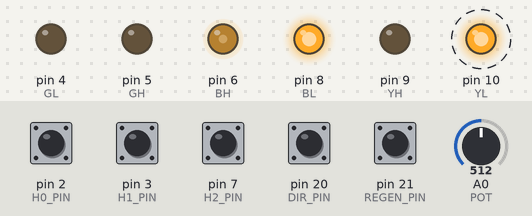
Simulated run of this sketch. Board: SparkFun Pro Micro, built with avr-gcc and run on an emulated ATmega32U4. Shown: output pins drawn as LEDs (lit = HIGH). Dashed ring = blinking. The inputs (shaded band) are chosen by the test bench; at power-on: pin 2 (H0_PIN), pin 3 (H1_PIN), pin 7 (H2_PIN), pin 20 (DIR_PIN), pin 21 (REGEN_PIN) HIGH, A0 (POT) = 512.

Above: at 1.2 s.
1.3 s: A0 (POT) set to 62
At 2.1 s:
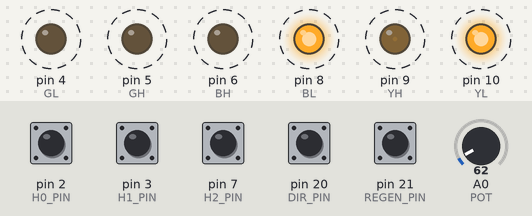
4.3 s: A0 (POT) set to 52
At 4.3 s:
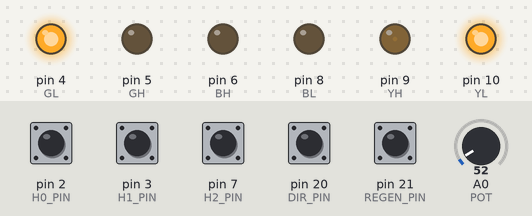
5.8 s: pin 2 (H0_PIN) pulled LOW for 0.15 s
At 7.0 s:
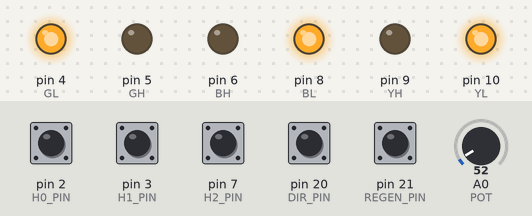
7.4 s: A0 (POT) set to 716
At 8.29 s:
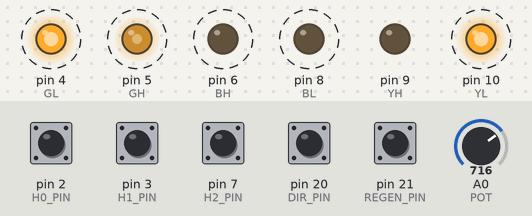
10.4 s: A0 (POT) set to 1023
13.4 s: pin 20 (DIR_PIN) pulled LOW for 0.15 s
Timing chart, 0 to 17.4 s (numbered marks = the images above; inputs shaded):
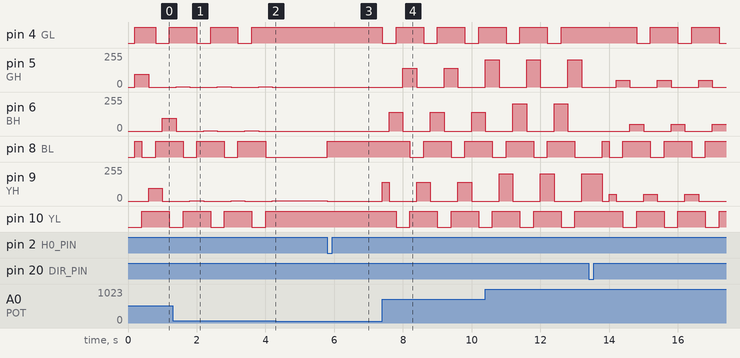

Measured:
- the behaviour switches between 56 and 55 on A0 (POT) (found by bisection; images 1 and 2)
- after the input at 4.3 s, pin 4 (GL): stays HIGH (without the input it goes to LOW after 0.10 s); pin 5 (GH): stays 0/255 (without the input it goes to 2/255 after 0.70 s)
- after the input at 5.8 s, pin 8 (BL): LOW → HIGH at once; pin 9 (YH): 2/255 → 0/255 at once
- after the input at 7.4 s, pin 4 (GL): alternates HIGH for 0.80 s and LOW for 0.40 s, starting at once; pin 5 (GH): alternates 139/255 for 0.40 s and 0/255 for 0.80 s, starting after 0.60 s
- by itself, pin 4 (GL), pin 8 (BL), pin 10 (YL): alternates HIGH for 0.80 s and LOW for 0.40 s
- by itself, pin 5 (GH), pin 6 (BH), pin 9 (YH): alternates 2/255 for 0.40 s and 0/255 for 0.80 s

The sketch:

codigoFrenadoRegenerativo.ino
```cpp
// Control BLDC con Arduino Pro Micro
// Giro en sentido directo, inverso y frenado regenerativo

// Pines de los transistores
const int GH = 5;  // GREEN alto  (PWM)  -> MOSFET alto fase verde
const int GL = 4;  // GREEN bajo  (DIG)  -> MOSFET bajo fase verde

const int BH = 6;  // BLUE  alto  (PWM)  -> MOSFET alto fase azul
const int BL = 8;  // BLUE  bajo  (DIG)  -> MOSFET bajo fase azul

const int YH = 9;   // YELLOW alto (PWM)  -> MOSFET alto fase amarilla
const int YL = 10;  // YELLOW bajo (DIG)  -> MOSFET bajo fase amarilla

// Potenciómetro --> acelerador
const int POT = A0;

// Pines de los sensores Hall con interrupciones
const int H0_PIN = 2;  // Hall 0
const int H1_PIN = 3;  // Hall 1
const int H2_PIN = 7;  // Hall 2

// Pin de selección de sentido (D20 o D21)
const int DIR_PIN = 20;   // Sentido de giro (HIGH = directo, LOW = inverso)
// Pin de habilitación de frenado regenerativo
const int REGEN_PIN = 21; // Habilita frenado regenerativo cuando está en HIGH

// Constantes de sentido
const int SENTIDO_DIRECTO = 0;
const int SENTIDO_INVERSO = 1;

// Límites de PWM
const int PWM_MAX_DIRECTO = 204;  // ~80% de 255
const int PWM_MAX_INVERSO = 51;   // ~20% de 255
const int PWM_REGEN       = 77;   // ~30% de 255

// Variables globales
int PWM;                          // Para controlar el PWM del motor
unsigned long lastChangeTime = 0; // Momento del último cambio de los Hall
const unsigned long timeout = 200;  // Tiempo para forzar siguiente paso en tracción (200 ms)

// Tiempo para considerar que el motor se ha parado en modo regenerativo
const unsigned long tiempoParadaRegen = 600;  // ms aprox

// Sentidos
int sentidoSeleccionado = SENTIDO_DIRECTO;
int sentidoActual       = SENTIDO_DIRECTO;  // Sentido con el que está conmutando el puente

// Regenerativo
bool regenHabilitado = false;            // Estado de la entrada REGEN_PIN
bool enRegen         = false;            // Indica si estamos frenando regenerativamente
int sentidoPendiente = SENTIDO_DIRECTO;  // Sentido al que cambiaremos después de frenar

// Secuencias de conmutación en tracción
// Directo
int secuenciaDirecta[6] = { 0b110, 0b100, 0b101, 0b001, 0b011, 0b010 };
// Inverso
int secuenciaInversa[6] = { 0b010, 0b011, 0b001, 0b101, 0b100, 0b110 };
int indiceSecuencia = 0;

// Función auxiliar: comprueba si el motor sigue girando
bool motorGirando(unsigned long ahora) {
  // Considero que sigue girando si ha habido cambios de Hall hace poco
  return (ahora - lastChangeTime) < tiempoParadaRegen;
}

//------------------------------------------------------------------------------

void setup() {

  // Sensores Hall como entrada con pullup interno
  pinMode(H0_PIN, INPUT_PULLUP);
  pinMode(H1_PIN, INPUT_PULLUP);
  pinMode(H2_PIN, INPUT_PULLUP);

  // Salidas de potencia
  pinMode(GH, OUTPUT);
  pinMode(GL, OUTPUT);
  pinMode(BH, OUTPUT);
  pinMode(BL, OUTPUT);
  pinMode(YH, OUTPUT);
  pinMode(YL, OUTPUT);

  // Entradas de selección de sentido y regenerativo
  pinMode(DIR_PIN, INPUT_PULLUP);    // Asumo interruptor a GND
  pinMode(REGEN_PIN, INPUT_PULLUP);  // Asumo interruptor a GND

  // Interrupciones (cada vez que cambie cualquier sensor de efecto Hall)
  attachInterrupt(digitalPinToInterrupt(H0_PIN), ISR_Halls, CHANGE);
  attachInterrupt(digitalPinToInterrupt(H1_PIN), ISR_Halls, CHANGE);
  attachInterrupt(digitalPinToInterrupt(H2_PIN), ISR_Halls, CHANGE);

  // Ajuste de frecuencia PWM alta (~31 kHz aprox)
  TCCR1B = TCCR1B & 0b11111000 | 0x01;  // Timer1 -> pin 9,10
  TCCR3B = TCCR3B & 0b11111000 | 0x01;  // Timer3 -> pin 5
  TCCR4B = TCCR4B & 0b11111000 | 0x01;  // Timer4 -> pin 6,13
}

//------------------------------------------------------------------

void loop() {
  unsigned long ahora = millis();  // Leo el tiempo actual

  // 1) Leo el sentido solicitado
  int dirPinValue = digitalRead(DIR_PIN);
  // HIGH = directo, LOW = inverso
  if (dirPinValue == HIGH) {
    sentidoSeleccionado = SENTIDO_DIRECTO;
  } else {
    sentidoSeleccionado = SENTIDO_INVERSO;
  }

  // 2) Leo si el frenado regenerativo está habilitado
  int regenPinValue = digitalRead(REGEN_PIN);
  // HIGH = regenerativo habilitado, LOW = deshabilitado
  regenHabilitado = (regenPinValue == HIGH);

  // 3) Leo el potenciómetro
  int potValue = analogRead(POT);
  bool aceleradorActivo = (potValue >= 51);  // Por encima del 5%

  // 4) Cálculo del PWM en función del modo actual
  if (!enRegen) {
    // Modo tracción (normal)
    if (!aceleradorActivo) {
      PWM = 0;
    } else {
      if (sentidoActual == SENTIDO_DIRECTO) {
        PWM = map(potValue, 51, 1023, 0, PWM_MAX_DIRECTO);
      } else {
        PWM = map(potValue, 51, 1023, 0, PWM_MAX_INVERSO);
      }
    }
  } else {
    // Modo frenado regenerativo: PWM fijo al 30%
    PWM = PWM_REGEN;
  }

  // 5) Activar frenado regenerativo al soltar el acelerador (solo en directo)
  if (regenHabilitado && !enRegen && sentidoActual == SENTIDO_DIRECTO) {
    if (!aceleradorActivo && motorGirando(ahora)) {
      // Entramos en modo regenerativo manteniendo el mismo sentido
      enRegen = true;
      sentidoPendiente = sentidoActual;  // No hay cambio de sentido pendiente
      PWM = PWM_REGEN;
    }
  }

  // 6) Gestión del cambio de sentido
  if (sentidoSeleccionado != sentidoActual) {

    if (regenHabilitado && !enRegen && sentidoActual == SENTIDO_DIRECTO) {
      // Se ha pedido cambio de sentido y hay regenerativo:
      // primero frenamos regenerando en sentido directo
      enRegen = true;
      sentidoPendiente = sentidoSeleccionado;  // Sentido al que queremos ir después
      PWM = PWM_REGEN;
    } else {
      // Sin regenerativo (o venimos de sentido inverso): parada "normal"
      if (PWM == 0) {
        apagarPuente();
        sentidoActual = sentidoSeleccionado;
        indiceSecuencia = 0;
        lastChangeTime = ahora;
      }
    }
  }

  // 7) Salir del modo regenerativo cuando el motor ya se ha parado
  if (enRegen) {
    if (!motorGirando(ahora)) {
      // Considero que el motor ya está parado
      enRegen = false;
      PWM = 0;
      apagarPuente();

      // Si había un cambio de sentido pendiente, lo aplico ahora
      if (sentidoPendiente != sentidoActual) {
        sentidoActual = sentidoPendiente;
        indiceSecuencia = 0;
        lastChangeTime = ahora;
      }
    }
  }

  // 8) Arranque / mantenimiento si los Halls no cambian (solo en tracción)
  if (PWM > 0 && !enRegen) {
    if (ahora - lastChangeTime >= timeout) {
      int hallForzado;

      if (sentidoActual == SENTIDO_DIRECTO) {
        hallForzado = secuenciaDirecta[indiceSecuencia];
        giroSentidoDirecto(hallForzado);
      } else {
        hallForzado = secuenciaInversa[indiceSecuencia];
        giroSentidoInverso(hallForzado);
      }

      // Avanzo al siguiente paso de la secuencia
      indiceSecuencia++;
      if (indiceSecuencia >= 6) {
        indiceSecuencia = 0;  // Si llego al final de la secuencia, vuelvo al inicio
      }
      lastChangeTime = ahora;  // Reinicio el temporizador
    }
  }
}

//  ---------------------------------------------------------------
// Interrupciones de los sensores Hall

void ISR_Halls() {
  // Leo los valores de los sensores Hall
  int ValDIO0 = digitalRead(H0_PIN);  // Leo el Hall0
  int ValDIO1 = digitalRead(H1_PIN);  // Leo el Hall1
  int ValDIO2 = digitalRead(H2_PIN);  // Leo el Hall2

  int hallState = (ValDIO0 << 2) | (ValDIO1 << 1) | ValDIO2;  // Máscara: D0 D1 D2

  if (PWM > 0) {
    if (enRegen && sentidoActual == SENTIDO_DIRECTO) {
      // Frenado regenerativo en sentido directo
      giroRegenDirecto(hallState);
    } else {
      // Tracción normal
      if (sentidoActual == SENTIDO_DIRECTO) {
        giroSentidoDirecto(hallState);
      } else {
        giroSentidoInverso(hallState);
      }
    }
  } else {
    // Sin acelerador ni regen --> puente apagado
    apagarPuente();
  }

  lastChangeTime = millis();
}

// ------------------------------------------------------------------
// Función para apagar todos los MOSFET (seguridad en cambios de sentido)

void apagarPuente() {
  analogWrite(GH, LOW);
  analogWrite(BH, LOW);
  analogWrite(YH, LOW);

  // MOSFET bajos: HIGH = apagado (según driver)
  digitalWrite(GL, HIGH);
  digitalWrite(BL, HIGH);
  digitalWrite(YL, HIGH);
}

// ------------------------------------------------------------------
// Tracción en sentido DIRECTO

void giroSentidoDirecto(int hallState) {

  switch (hallState) {
    case 0b000:  // Nunca vamos a tener los Halls en 000
      break;

    case 0b001:
      // GL = 1, YH = 1
      digitalWrite(GH, LOW);
      digitalWrite(BH, LOW);
      analogWrite(YH, PWM);

      digitalWrite(GL, LOW);
      digitalWrite(BL, HIGH);
      digitalWrite(YL, HIGH);
      break;

    case 0b010:
      // BH = 1, YL = 1
      digitalWrite(GH, LOW);
      analogWrite(BH, PWM);
      digitalWrite(YH, LOW);

      digitalWrite(GL, HIGH);
      digitalWrite(BL, HIGH);
      digitalWrite(YL, LOW);
      break;

    case 0b011:
      // GL = 1, BH = 1
      digitalWrite(GH, LOW);
      analogWrite(BH, PWM);
      digitalWrite(YH, LOW);

      digitalWrite(GL, LOW);
      digitalWrite(BL, HIGH);
      digitalWrite(YL, HIGH);
      break;

    case 0b100:
      // GH = 1, BL = 1
      analogWrite(GH, PWM);
      digitalWrite(BH, LOW);
      digitalWrite(YH, LOW);

      digitalWrite(GL, HIGH);
      digitalWrite(BL, LOW);
      digitalWrite(YL, HIGH);
      break;

    case 0b101:
      // BL = 1, YH = 1
      digitalWrite(GH, LOW);
      digitalWrite(BH, LOW);
      analogWrite(YH, PWM);

      digitalWrite(GL, HIGH);
      digitalWrite(BL, LOW);
      digitalWrite(YL, HIGH);
      break;

    case 0b110:
      // GH = 1, YL = 1
      analogWrite(GH, PWM);
      digitalWrite(BH, LOW);
      digitalWrite(YH, LOW);

      digitalWrite(GL, HIGH);
      digitalWrite(BL, HIGH);
      digitalWrite(YL, LOW);
      break;

    case 0b111:  // Nunca vamos a tener los Halls en 111
      break;
  }
}

// ------------------------------------------------------------------
// Tracción en sentido INVERSO

void giroSentidoInverso(int hallState) {

  switch (hallState) {
    case 0b000:  // Nunca vamos a tener los Halls en 000
      break;

    case 0b001:
      // GH = 1, YL = 1
      analogWrite(GH, PWM);
      digitalWrite(BH, LOW);
      digitalWrite(YH, LOW);

      digitalWrite(GL, HIGH);
      digitalWrite(BL, HIGH);
      digitalWrite(YL, LOW);
      break;

    case 0b010:
      // BL = 1, YH = 1
      digitalWrite(GH, LOW);
      digitalWrite(BH, LOW);
      analogWrite(YH, PWM);

      digitalWrite(GL, HIGH);
      digitalWrite(BL, LOW);
      digitalWrite(YL, HIGH);
      break;

    case 0b011:
      // GH = 1, BL = 1
      analogWrite(GH, PWM);
      digitalWrite(BH, LOW);
      digitalWrite(YH, LOW);

      digitalWrite(GL, HIGH);
      digitalWrite(BL, LOW);
      digitalWrite(YL, HIGH);
      break;

    case 0b100:
      // GL = 1, BH = 1
      digitalWrite(GH, LOW);
      analogWrite(BH, PWM);
      digitalWrite(YH, LOW);

      digitalWrite(GL, LOW);
      digitalWrite(BL, HIGH);
      digitalWrite(YL, HIGH);
      break;

    case 0b101:
      // BH = 1, YL = 1
      digitalWrite(GH, LOW);
      analogWrite(BH, PWM);
      digitalWrite(YH, LOW);

      digitalWrite(GL, HIGH);
      digitalWrite(BL, HIGH);
      digitalWrite(YL, LOW);
      break;

    case 0b110:
      // GL = 1, YH = 1
      digitalWrite(GH, LOW);
      digitalWrite(BH, LOW);
      analogWrite(YH, PWM);

      digitalWrite(GL, LOW);
      digitalWrite(BL, HIGH);
      digitalWrite(YL, HIGH);
      break;

    case 0b111:  // Nunca vamos a tener los Halls en 111
      break;
  }
}

// ------------------------------------------------------------------
// Frenado regenerativo en sentido DIRECTO

void giroRegenDirecto(int hallState) {

  switch (hallState) {


    case 0b000: // Nunca vamos a tener los Halls en 000
    case 0b111: // Nunca vamos a tener los Halls en 111
      apagarPuente();
      break;

    case 0b001:
      // GH = 1, YH = 1
      analogWrite(GH, PWM);
      digitalWrite(BH, LOW);
      analogWrite(YH, PWM);

      digitalWrite(GL, HIGH);
      digitalWrite(BL, HIGH);
      digitalWrite(YL, HIGH);
      break;

    case 0b010:
      // BH = 1, YH = 1
      digitalWrite(GH, LOW);
      analogWrite(BH, PWM);
      analogWrite(YH, PWM);

      digitalWrite(GL, HIGH);
      digitalWrite(BL, HIGH);
      digitalWrite(YL, HIGH);
      break;

    case 0b011:
      // GH = 1, BH = 1
      analogWrite(GH, PWM);
      analogWrite(BH, PWM);
      digitalWrite(YH, LOW);

      digitalWrite(GL, HIGH);
      digitalWrite(BL, HIGH);
      digitalWrite(YL, HIGH);
      break;

    case 0b100:
      // GH = 1, BH = 1
      analogWrite(GH, PWM);
      analogWrite(BH, PWM);
      digitalWrite(YH, LOW);

      digitalWrite(GL, HIGH);
      digitalWrite(BL, HIGH);
      digitalWrite(YL, HIGH);
      break;

    case 0b101:
      // BH = 1, YH = 1
      digitalWrite(GH, LOW);
      analogWrite(BH, PWM);
      analogWrite(YH, PWM);

      digitalWrite(GL, HIGH);
      digitalWrite(BL, HIGH);
      digitalWrite(YL, HIGH);
      break;

    case 0b110:
      // GH = 1, YH = 1
      analogWrite(GH, PWM);
      digitalWrite(BH, LOW);
      analogWrite(YH, PWM);

      digitalWrite(GL, HIGH);
      digitalWrite(BL, HIGH);
      digitalWrite(YL, HIGH);
      break;
  }
}
```
